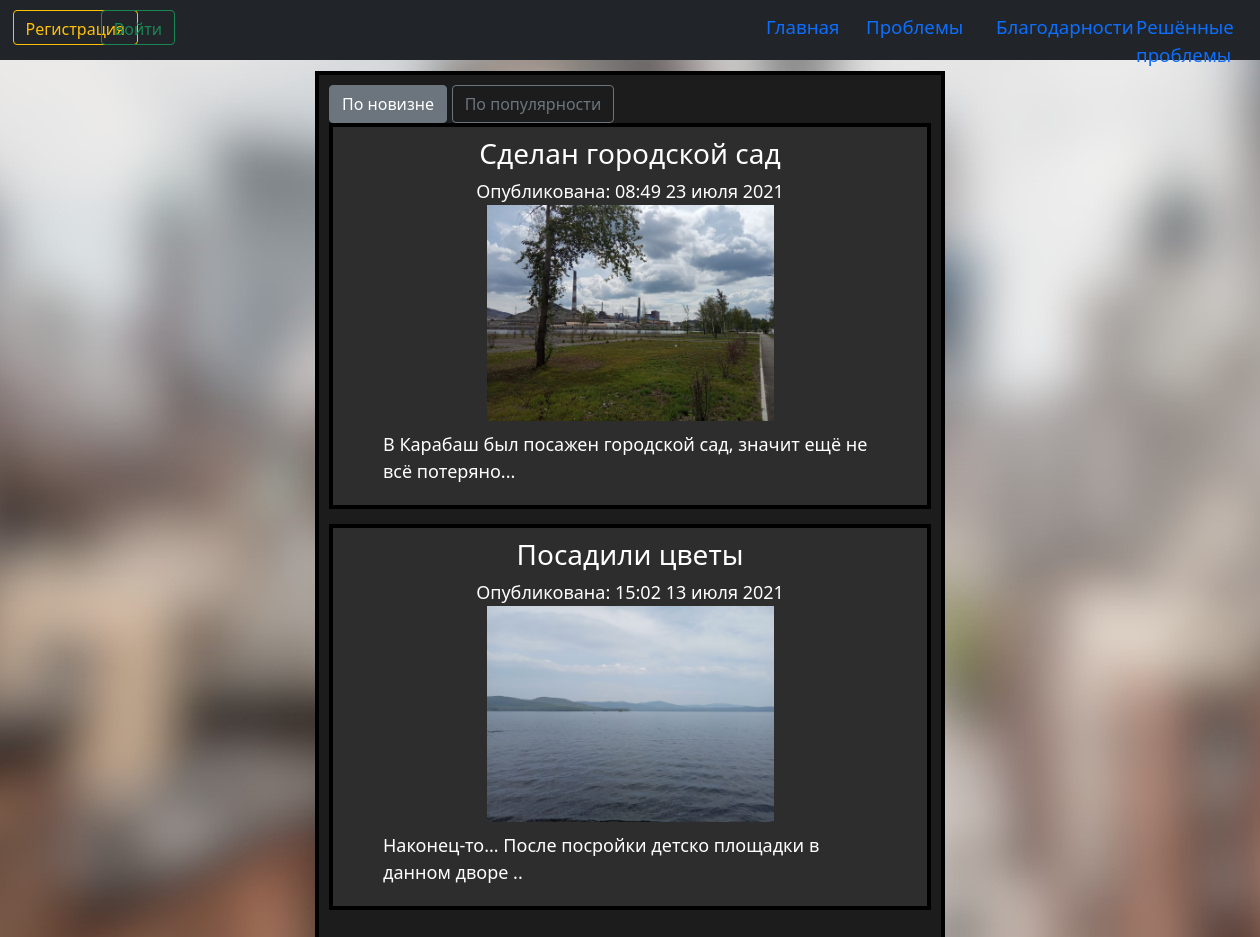
Page /all_thanks on the committed database.
### data/thanks.py (models this page shows, shortened)
class Thank(SqlAlchemyBase, UserMixin, SerializerMixin):
    __tablename__ = 'thanks'
    id = sqlalchemy.Column(sqlalchemy.Integer, primary_key=True, autoincrement=True)
    name = sqlalchemy.Column(sqlalchemy.String, nullable=True)
    description = sqlalchemy.Column(sqlalchemy.String, nullable=True)
    photo = sqlalchemy.Column(sqlalchemy.BLOB, nullable=True)
    n_accession = sqlalchemy.Column(sqlalchemy.Integer, nullable=True, default=1)
    modifed_date = sqlalchemy.Column(sqlalchemy.DateTime, default=datetime.datetime.now)

### sait.py (the view)
@app.route('/all_thanks', methods=["GET", 'POST'])
def all_thanks():
    db_sess = db_session.create_session()
    flag_date = 0
    lst_backlight = ['-outline', '-outline']
    if request.method == "POST":
        print(request.form)
        s = request_processing(request.form)
        if s:
            flag_date = s
    lst_backlight[flag_date] = ''
    list_thanks = []
    for i in db_sess.query(Thank).all():
        list_thanks.append(shaping_dictionary(i, thank=True))
    if flag_date == 0:
        list_thanks.sort(key=operator.itemgetter('datetime'), reverse=True)
    else:
        list_thanks.sort(key=operator.itemgetter('n_ver'), reverse=True)
    return render_template(
        'problems.html', list_problems=list_thanks, title='Благодарности', backlight=lst_backlight,
        my_problems=False, url=URL, len_pr=column_length(cl=Thank), thank=True)

### constants.py (called while the page is built)
def transformation_date(date):
    date = date.split(' ')
    month = {'01': 'января', '02': 'февраля', '03': 'марта', '04': 'апреля', '05': 'мая', '06': 'июня',
             '07': 'июля', '08': 'августа', '09': 'сентября', '10': 'октября', '11': 'ноября', '12': 'декабря'}
    mod_date = f'{date[1].split(":")[0]}:{date[1].split(":")[1]} {date[0].split("-")[2]} {month[date[0].split("-")[1]]} {date[0].split("-")[0]}'
    return mod_date

def recording_img(i_id, i_photo, pape_name='img_problems'):
    if f'{i_id}.jpg' not in os.listdir(f'static/img/{pape_name}'):
        write_to_file(i_photo, f'static/img/{pape_name}/{i_id}.jpg')

def height_len(width, height):
    if width / height == 0.5625:
        return 108
    elif width / height == 1.5:
        return 58
    elif width / height == 58 / 33:
        return 68
    elif height / width == 0.75:
        return 52

### data/db_session.py (called while the page is built, shortened)
def global_init(db_file):
    global __factory
    if __factory:
        return

def create_session() -> Session:
    global __factory
    return __factory()

### templates/problems.html (shortened to what this page needs)
{% extends "base.html" %}
{% block content %}
    <div style="position: absolute; top: 6%; left:25%; width: 50%; color: white;
    border: 4px solid black; padding: 10px; background-color: rgb(28, 28, 28); font-size: large; height: {{ len_pr }}%">
        {% if list_problems != [] %}
        <div><form method="post">
            <button type="submit" class="btn btn{{ backlight[0] }}-secondary" name="options" value="0">По новизне</button>
            {% if not thank %}
            <button type="submit" class="btn btn{{ backlight[1] }}-secondary" name="options" value="1">По актуальности</button></form></div>
            <form action="">
                <select class="form-select" aria-label="Default select example" style="position: absolute; left: 35%; top: 0.2%; width: 300px;" name="lst">
                <option selected value="0">Все регионы</option>
                {% for i in lst_regions %}
                <option value="{{ i }}">{{ i }}</option>
                {% endfor %}
                </select>
                </form>
            <script>
                const formSelect = document.querySelector('.form-select')
                const form = document.querySelector('form')
                // если форм несколько, то лучше добавить поиск элемента так: document.querySelector('.класс')
                // или document.querySelector('#id')
                formSelect.addEventListener('input', function(evt){
                    evt.preventDefault();
                    submitOption()
                })
                const onLoadSuccess = (data) => {
                    console.log('load', data);
                }
                const onLoadError = (data) => {
                    console.log('err', data);
                }
                // выводы в консоль можно будет удалить
                const loadData = function(data, onSuccess, onError){
                fetch('http://localhost:{{ url }}/all_problems', {
                    // Выше, где https:// нужно написать адрес, куда отправляются данные
                method: 'POST',
                body: data,
                 }).then(onSuccess).catch(onError)};
                const submitOption = function(){
                    const dataForm =  new FormData(form);
                    loadData(dataForm, onLoadSuccess, onLoadError);
                }
            </script>
        {% else %}
        <button type="submit" class="btn btn{{ backlight[1] }}-secondary" name="options" value="1">По популярности</button></form></div>
        {% endif %}
            {% for i in list_problems %}
            <section>
                <article class="cell">
                    <div style="text-align: center;">
                        <h3>
                            <a>{{ i['name'] }}</a>
                        </h3>
                        <div>
                            <div>Опубликована: {{ i['date'] }}</div>
                        </div>
                        {% if not thank %}
                        <div>
                            <img src="../static/img/img_problems/{{ i['id'] }}.jpg" style="text-align: center;" height="50%" width="50%">
                        </div>
                        {% if i['ver'] == True %}
                            <div>
                            <img src="../static/img/verified.png" style="text-align: center;" height="50%" width="50%">
                        </div>
                        {% endif %}
                        {% if current_user.is_authenticated and not my_problems %}
                        <form method="post">
                           {% if i['pub'] == 0 %}
                            <button class="btn btn-outline-primary"  type="submit" name="prob_0" value="{{ i['id'] }}">Подтвердить</button></form>
                            {% elif i['pub'] == -1 %}
                            <button class="btn btn-primary"  type="submit" name="prob_1" value="{{ i['id'] }}">Подтвердить</button></form>
                            {% else %}
                            <button class="btn btn-danger"  type="submit" disabled>Опубликована</button></form>
                            {% endif %}
                        {% elif my_problems == True %}
                        <div style="text-align: center;">Количество подтверждений: {{ i['n_ver'] }}</div>
                        {% endif %}
                        {% else %}
                        <div>
                            <img src="../static/img/thanks/{{ i['id'] }}.jpg" style="text-align: center;" height="50%" width="50%">
                        </div>{% endif %}
                        <div>
                            <div style="text-align: left; padding: 10px 40px;">  {{ i['text'] }}</div>
                        </div>
                    </div>
                </article>
            </section>
            {% endfor %}
        {% endif %}
        </div>
{% endblock %}

### templates/base.html (shortened to what this page needs)
<!DOCTYPE html>
<html lang="en">
<head>
    <link rel="stylesheet" href="https://cdn.jsdelivr.net/npm/bootstrap@5.0.2/dist/css/bootstrap.min.css"
>
    <link rel="stylesheet" type="text/css" href="../static/css/style.css"/>
</head>
<body background="../static/img/fon.jpg" style="background-attachment: fixed;">
<header>
    <nav class="navbar navbar-dark bg-dark" style="height: 60px;">
        {% if current_user.is_authenticated %}
        <p><a class="navbar-brand" href="/logout" style="position: absolute; left: 2%; top: 5px;">{{ current_user.name }} {{ current_user.surname }}</a></p>
        {% else %}
        <p>
            <a class="btn btn-outline-warning" href="/register" style="height: 35px; position: absolute; left: 1%; top: 10px;">Регистрация</a>
            <a class="btn btn-outline-success" href="/login" style="height: 35px; height: 35px; position: absolute; left: 8%; top: 10px;">Войти</a>
        </p>
        {% endif %}
        <div>
        {% if current_user.is_authenticated %}
            <a class="nav-item nav-link active" href="/" style="position: absolute; top: 5px; left: 700px; font-size: 14pt;">Главная</a>
        <a class="nav-item nav-link" href="/all_problems" style="position: absolute; top: 5px; left: 800px; font-size: 14pt;">Проблемы</a>
        <a class="nav-item nav-link" href="/my_problems" style="position: absolute; top: 5px; left: 930px; font-size: 14pt;">Мои проблемы</a>
        <a class="nav-item nav-link" href="/all_thanks" style="position: absolute; top: 5px; left: 1100px; font-size: 14pt;">Благодарности</a>
        <a class="nav-item nav-link" href="/resolved_problems" style="position: absolute; top: 5px; left: 1250px; font-size: 14pt;">Решённые проблемы</a>
        {% else %}
            <a class="nav-item nav-link active" href="/" style="position: absolute; top: 5px; left: 750px; font-size: 14pt;">Главная</a>
        <a class="nav-item nav-link" href="/all_problems" style="position: absolute; top: 5px; left: 850px; font-size: 14pt;">Проблемы</a>
            <a class="nav-item nav-link" href="/all_thanks" style="position: absolute; top: 5px; left: 980px; font-size: 14pt;">Благодарности</a>
            <a class="nav-item nav-link" href="/resolved_problems" style="position: absolute; top: 5px; left: 1120px; font-size: 14pt;">Решённые проблемы</a>
        {% endif %}</div>
    </nav>
</header>
<main role="main" class="container">
    {% block content %}{% endblock %}
</main>
</body>
</html>

### static/css/style.css (style rules this page uses)
p { font-size: 14pt; }

### templates/base.html (style rules this page uses)
.cell { background-color: rgb(45, 45, 45); left: 23%; padding: 10px; border: 4px solid black; margin-bottom: 15px; }

### rows in the picture
Thank: name "Сделан городской сад", date "08:49 23 июля 2021", shows a picture, text "В Карабаш был посажен городской сад, значит ещё не всё потеряно..."
Thank: name "Посадили цветы", date "15:02 13 июля 2021", shows a picture, text "Наконец-то... После посройки детско площадки в данном дворе .."
